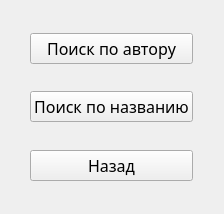
<?xml version="1.0" encoding="UTF-8"?>
<ui version="4.0">
 <class>find_book</class>
 <widget class="QWidget" name="find_book">
  <property name="geometry">
   <rect>
    <x>0</x>
    <y>0</y>
    <width>224</width>
    <height>214</height>
   </rect>
  </property>
  <property name="windowTitle">
   <string>Form</string>
  </property>
  <layout class="QGridLayout" name="gridLayout_2">
   <item row="0" column="0">
    <layout class="QGridLayout" name="gridLayout">
     <item row="0" column="0">
      <spacer name="horizontalSpacer">
       <property name="orientation">
        <enum>Qt::Horizontal</enum>
       </property>
       <property name="sizeHint" stdset="0">
        <size>
         <width>40</width>
         <height>20</height>
        </size>
       </property>
      </spacer>
     </item>
     <item row="0" column="1">
      <layout class="QVBoxLayout" name="verticalLayout">
       <item>
        <spacer name="verticalSpacer_2">
         <property name="orientation">
          <enum>Qt::Vertical</enum>
         </property>
         <property name="sizeHint" stdset="0">
          <size>
           <width>20</width>
           <height>40</height>
          </size>
         </property>
        </spacer>
       </item>
       <item>
        <widget class="QPushButton" name="find_book_by_authors">
         <property name="font">
          <font>
           <family>Segoe Script</family>
           <pointsize>12</pointsize>
          </font>
         </property>
         <property name="text">
          <string>Поиск по автору</string>
         </property>
        </widget>
       </item>
       <item>
        <spacer name="verticalSpacer">
         <property name="orientation">
          <enum>Qt::Vertical</enum>
         </property>
         <property name="sizeHint" stdset="0">
          <size>
           <width>20</width>
           <height>40</height>
          </size>
         </property>
        </spacer>
       </item>
       <item>
        <widget class="QPushButton" name="find_book_by_names">
         <property name="font">
          <font>
           <family>Segoe Script</family>
           <pointsize>12</pointsize>
          </font>
         </property>
         <property name="text">
          <string>Поиск по названию</string>
         </property>
        </widget>
       </item>
       <item>
        <spacer name="verticalSpacer_3">
         <property name="orientation">
          <enum>Qt::Vertical</enum>
         </property>
         <property name="sizeHint" stdset="0">
          <size>
           <width>20</width>
           <height>40</height>
          </size>
         </property>
        </spacer>
       </item>
       <item>
        <widget class="QPushButton" name="back">
         <property name="font">
          <font>
           <family>Segoe Script</family>
           <pointsize>12</pointsize>
          </font>
         </property>
         <property name="text">
          <string>Назад</string>
         </property>
        </widget>
       </item>
       <item>
        <spacer name="verticalSpacer_4">
         <property name="orientation">
          <enum>Qt::Vertical</enum>
         </property>
         <property name="sizeHint" stdset="0">
          <size>
           <width>20</width>
           <height>40</height>
          </size>
         </property>
        </spacer>
       </item>
      </layout>
     </item>
     <item row="0" column="2">
      <spacer name="horizontalSpacer_2">
       <property name="orientation">
        <enum>Qt::Horizontal</enum>
       </property>
       <property name="sizeHint" stdset="0">
        <size>
         <width>40</width>
         <height>20</height>
        </size>
       </property>
      </spacer>
     </item>
    </layout>
   </item>
  </layout>
 </widget>
 <resources/>
 <connections/>
</ui>
